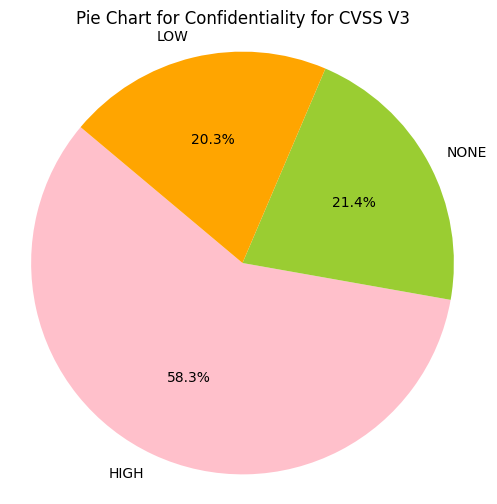
#> input picture docs/assets/images/cvss1.png, 497 x 504 px, found by its file name
$ python add_text_to_images.py
#> lines starting #> are read from the running program, lines starting #| are printed output that depends on the picture
# Importing the PIL library
from PIL import Image
from PIL import ImageDraw

# Open an Image
img = Image.open('docs/assets/images/cvss1.png')
#> img is the input picture: PIL image 497x504 RGB; mean R, G, B 241, 216.4, 182.8

# Call draw Method to add 2D graphics in an image
I1 = ImageDraw.Draw(img)

# Add Text to an image
I1.text((28, 36), "riskbasedprioritization.com", fill=(255, 0, 0))

# Display edited image
img.show()
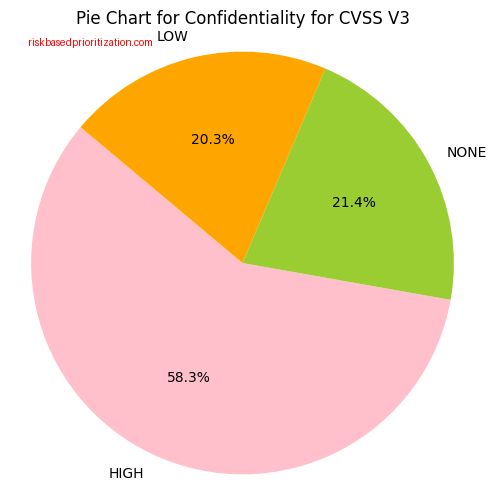
#> shown: PIL image 497x504 RGB; mean R, G, B 241, 216.1, 182.5

# Save the edited image
img.save("whatever.png")

$ run again, with docs/assets/images/cvss2.png copied over docs/assets/images/cvss1.png
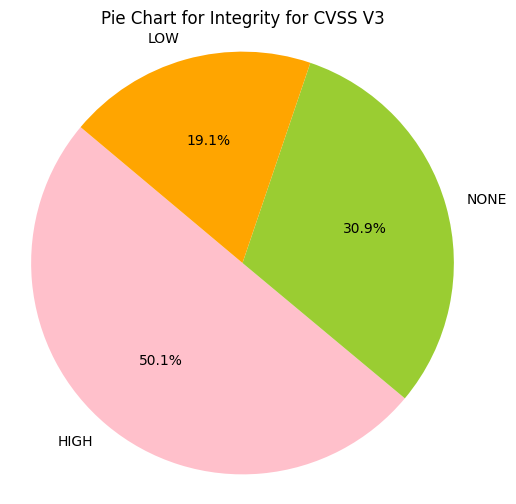
#> input picture docs/assets/images/cvss2.png, 516 x 504 px, found by its file name
#> img is the input picture: PIL image 516x504 RGB; mean R, G, B 236.6, 218.8, 179.2
#> `img.show()`:
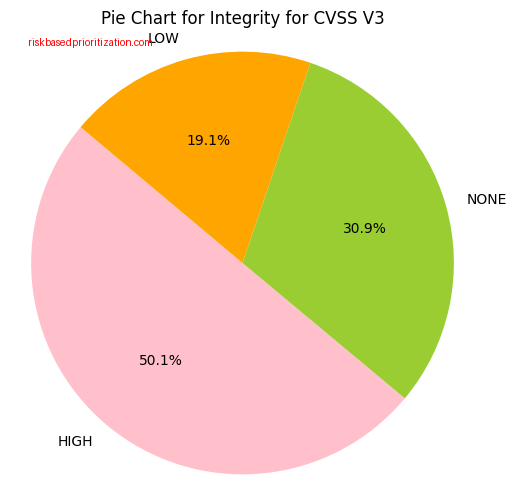
#> shown: PIL image 516x504 RGB; mean R, G, B 236.6, 218.6, 178.9

$ run again, with docs/assets/images/cvss4.png copied over docs/assets/images/cvss1.png
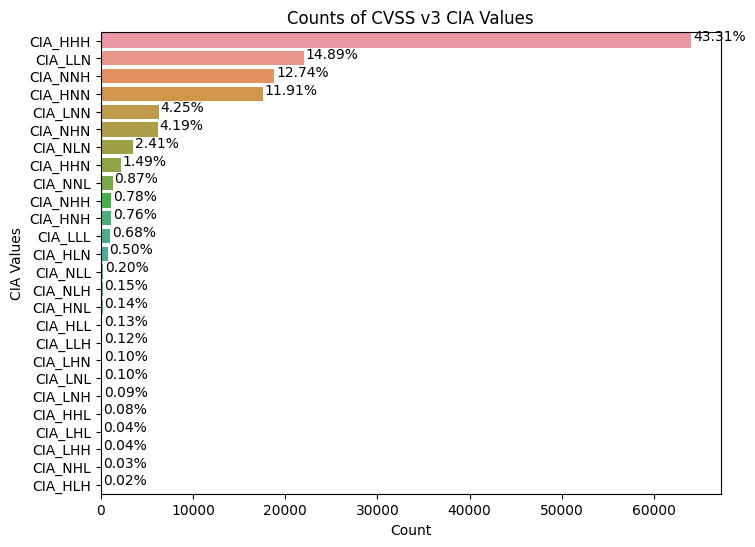
#> input picture docs/assets/images/cvss4.png, 755 x 547 px, found by its file name
#> img is the input picture: PIL image 755x547 RGB; mean R, G, B 245.8, 242.7, 241.6
#> `img.show()`:
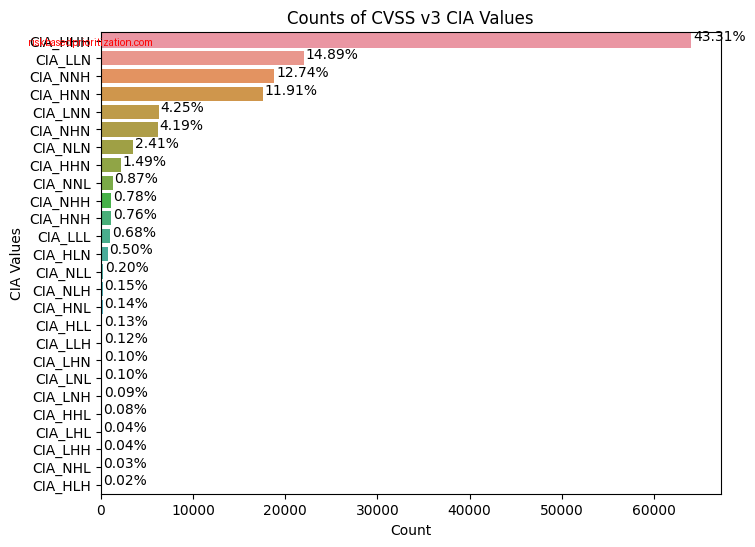
#> shown: PIL image 755x547 RGB; mean R, G, B 245.8, 242.6, 241.5
